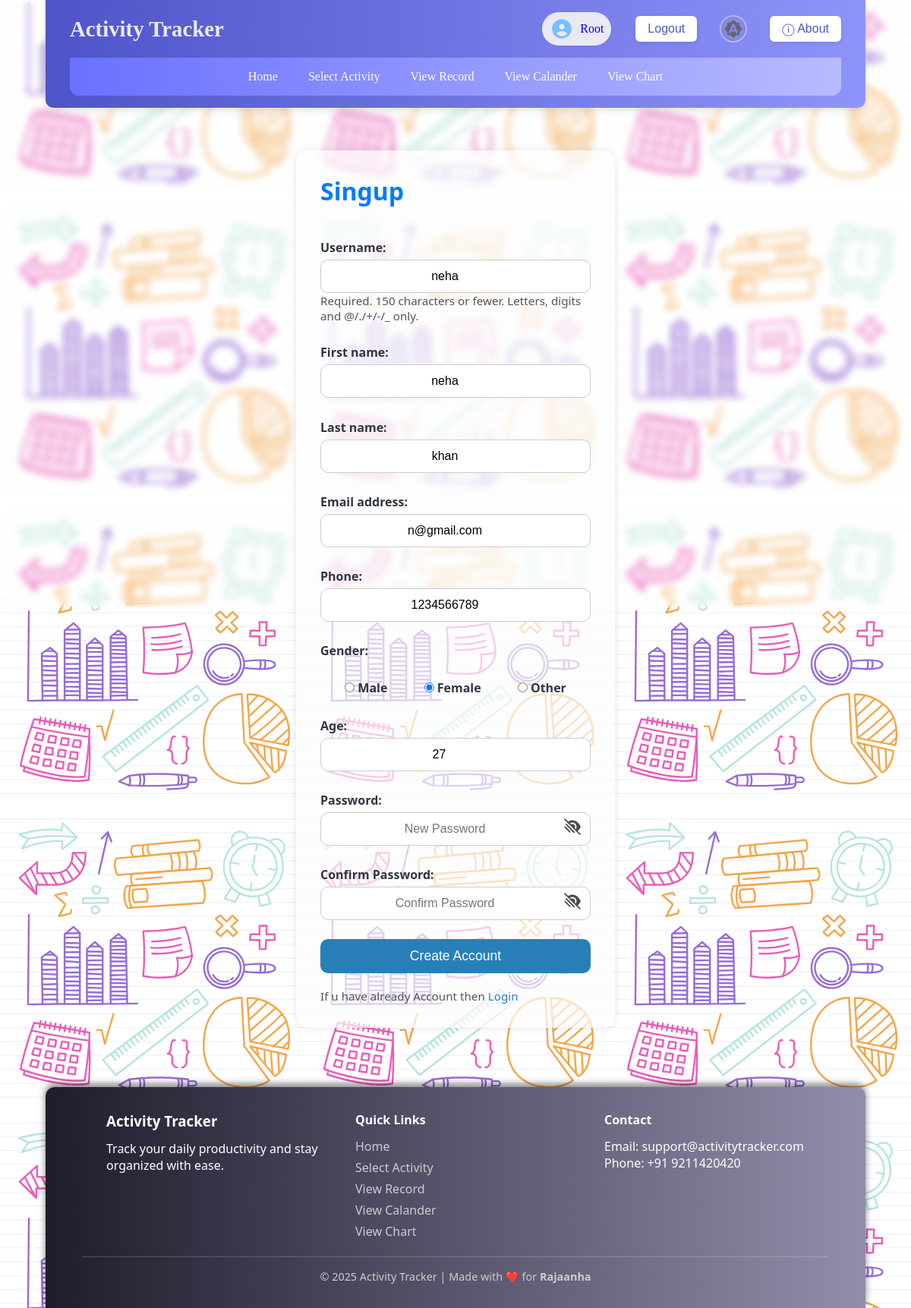
The page /change_user_profile/2/ (signed in) on the database its author committed.
### main/models.py (models this page shows, shortened)
class myuser(AbstractUser):
    phone= models.CharField(max_length=10, unique=True, validators=[RegexValidator(r'^\d{10}$')])
    gender= models.CharField(max_length=10, choices=[('male', 'Male'),('female', 'Female'), ('other', 'Other')], default='male')
    age = models.IntegerField(validators=[MinValueValidator(0),MaxValueValidator(100)], default=1, null=False)

### main/views.py (the view)
# urls.py: path( 'change_user_profile/<int:user_id>/', views.change_user_profile, name='change_user_profile'),
@login_required(login_url= 'home')
def change_user_profile(request, user_id):
    user = get_object_or_404(myuser, id = user_id)
    if request.method == "POST":
        form= UserUpdateForm(request.POST, instance= user)
        if form.is_valid():
            user = form.save(commit=False)
            password = form.cleaned_data.get("password")
            if password:
                user.set_password(password)
            user.save()
            return redirect('home')
    else:
        form = UserUpdateForm(instance = user)
    return render(request, 'singup.html', {"form": form})

### main/forms.py (shortened to what this page needs)
class UserUpdateForm(UserChangeForm, BaseUserForm):
    password = forms.CharField(
        required = False,
        widget=forms.PasswordInput(attrs={'placeholder': 'New Password'}),
        label='Password'
    )
    confirm_password = forms.CharField(
        required=False,
        widget=forms.PasswordInput(attrs={'placeholder': 'Confirm Password'}),
        label= "Confirm Password"
    )
    class Meta(BaseUserForm.Meta, UserChangeForm.Meta):
        fields = BaseUserForm.Meta.fields + ['password']

### main/templates/singup.html (shortened to what this page needs)
{% extends 'base.html' %}
{% load static %}
{% block stylesheet %}
<link rel="stylesheet" href="{% static 'css/loginNsingup.css' %}">
{% endblock stylesheet %}
{% block content %}
<main>
    <form action="" method="POST" name="singupForm">
        <fieldset>
            <legend>Singup</legend>
            {{form.as_p}}
            <button type="submit" >Create Account</button>
        </fieldset>
        <p>If u have already Account then <a href="/login">Login</a></p>
    </form>
</main>
{% endblock content %}

### main/templates/header.html
{% load static %}
<header>
    <div class="title_area">
        <a href="{% url 'home' %}">
            <h1>Activity Tracker</h1>
        </a>
    </div>
    <div class="button_area">
    {% if request.user.is_authenticated and request.user.id %}
         <a href="{% url 'profile_settings' %}">
            <div class="userProfileContainer" id="userProfileContainer">
                <img src="{% static 'img/circle-user-solid-full.svg' %}" alt="icon">
                <div id="username">{{ request.user.username }}</div>
            </div>
         </a>
        <a href="{% url 'logout' %}"><button type="button">Logout</button></a>
    {% else%}
        <a href="{%url 'login' %}"><button type="button">Login</button></a>
        <a href="{%url 'signup' %}"><button type="button">Signup</button></a>
    {% endif %}
    <div id="theameBtn"></div>
    <a href="{% url 'about' %}"><button type="button">&#9432; About</button></a>
    </div>
    {% if user.username %}
<nav>
    {% include 'partials/navLink.html' %}
</nav>
{% endif %}
</header>

### main/static/css/style.css (style rules this page uses)
body, html { width: 100%; height:100%; }
* { padding:0; margin:0; box-sizing: border-box; }
body { display: flex; flex-direction: column; background-color: var(--bs-light); background-image: url("../img/background.svg"); background-repeat: repeat; background-position: center center; background-size: 400px; background-attachment: fixed; position: relative; }
main { position:relative; z-index: 1; width:90vw; margin:1rem auto; }
body header { align-self: flex-start; }
body main { flex: 1; }

### main/static/css/header.css (style rules this page uses)
header { width:90%; margin: 0px auto; background: linear-gradient(to right, #4e54c8, #8f94fb); color: white; padding: 1rem 2rem 1rem 2rem; box-shadow: 0 4px 10px rgba(0,0,0,0.1); border-bottom-left-radius: 10px; border-bottom-right-radius: 10px; }
header .title_area h1 { font-size: 1.8rem; font-weight: bold; color: #e9eaff; }
header .title_area a { text-decoration: none; }
header nav { width:100%; margin: 0px auto; padding: 1rem 2rem; border-bottom-left-radius: 12px; border-bottom-right-radius: 12px; background: linear-gradient(to right, #6a71ff, #b8bbff); }
header .button_area a { text-decoration: none; }
header .userProfileContainer { display: flex; align-items: center; gap: 8px; padding: 6px 10px; text-transform: capitalize; border-radius: 25px; background: rgba(245, 245, 245, 0.9); cursor: pointer; transition: background 0.3s ease, box-shadow 0.3s ease; }
header .userProfileContainer img { width: 32px; height: 32px; border-radius: 50%; }
header .button_area button { padding: 8px 16px; font-size: 1rem; background-color: white; color: #4e54c8; border: none; border-radius: 6px; cursor: pointer; transition: 0.3s ease; box-shadow: 0 2px 5px rgba(0,0,0,0.1); }
header #theameBtn { width: 2rem; height: 2rem; border: 2px solid rgba(126, 126, 126, 0.37); outline: 2px solid rgba(255, 255, 255, 0.37); border-radius: 50%; }
header { display: flex; align-items: center; justify-content: space-between; flex-wrap: wrap; gap: 1rem; }
header .button_area { display: flex; flex-wrap: wrap; align-items: center; justify-content: space-evenly; gap:1rem 2rem; }

### main/static/css/loginNsingup.css (style rules this page uses)
main form { width: 420px; padding: 2rem 2rem; margin: 40px auto; background: rgba(253, 253, 253, 0.7); border-radius: 15px; box-shadow: 0 0 12px rgba(0,0,0,0.1); font-family: 'Segoe UI', sans-serif; }
main form fieldset { border: none; padding: 0; }
main form legend { font-size: 2rem; margin-bottom: 15px; font-weight: 600; color: #007bff; }
form label { display: block; font-size: 1rem; margin: 1.7rem 0 0px 0; font-weight: 600; color: #2f3640; }
main form input[type="text"], main form input[type="password"], main form input[type="email"], main form input[type="number"] { width: 100%; padding: 12px 40px 12px 12px; border: 1px solid #ccc; margin-top: 5px; border-radius: 10px; font-size: 1rem; box-sizing: border-box; transition: 0.3s; text-align: center; }
main form div { position: relative; }
main form button[type="submit"] { width: 100%; margin-top: 25px; padding: 12px; background-color: hsl(204, 64%, 44%); color: rgb(255, 255, 255); font-size: 1.1rem; border: none; border-radius: 10px; cursor: pointer; }
main form fieldset > div.radio_btn { display: flex; gap:1rem; flex-wrap: wrap; flex-direction: row; align-items: center; justify-content: space-evenly; }
main p { margin-top: 20px; color: #555; font-size: 0.95rem; }
main a { color: #2980b9; text-decoration: none; font-weight: 500; }

### rows shown on the page
myuser: user.username "Root"
myuser: username "neha", first_name "neha", last_name "khan", email "n@gmail.com", phone "1234566789", gender "☐ Male ☑ Female ☐ Other", age "27"
